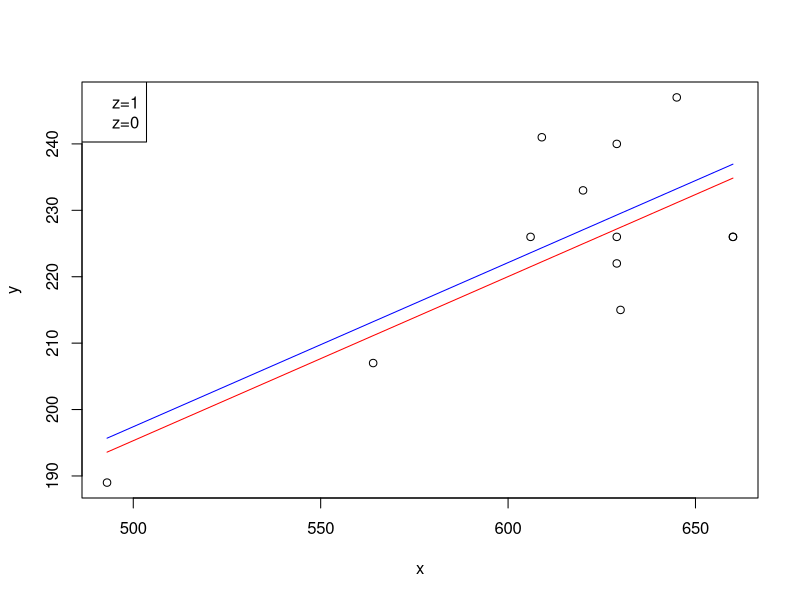
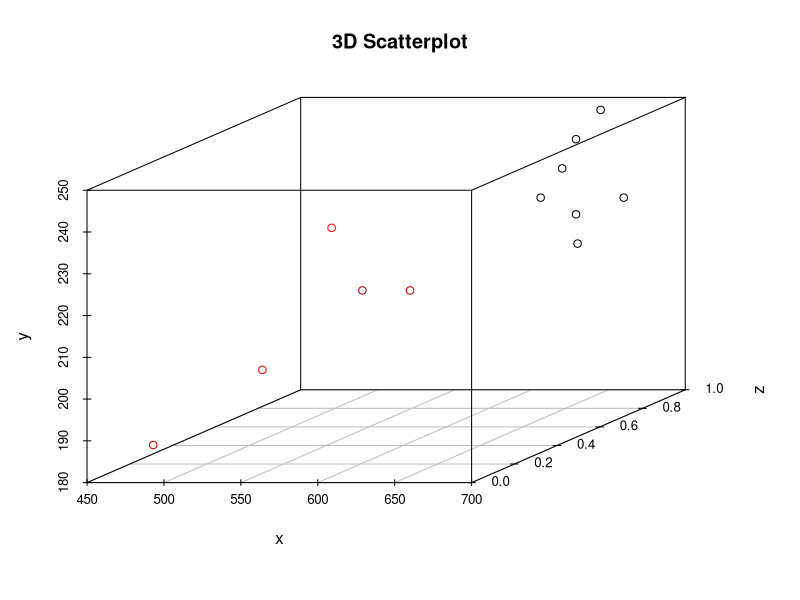

These charts were generated, in order, by the following R code:
# data
x<-c(609, 629, 620, 564, 645, 493, 606, 629, 660, 630, 660, 629)
y<-c(241, 222, 233, 207, 247, 189, 226, 240, 226, 215, 226, 226)
z<-c(0, 1, 1, 0, 1, 0, 1, 1, 1, 1, 0, 0)

regd<-lm(y~x+z)
summary(regd)
int0<-regd$coefficients[1]
int1<-regd$coefficients[1]+regd$coefficients[3]
int0
slop<-regd$coefficients[2]
slop
fit0<-cbind(x, int0+slop*x)
fit1<-cbind(x, int1+slop*x)
fit0
fit1

plot(x,y)
lines(fit0, col="red")
lines(fit1, col="blue")
legend("topleft", legend=c("z=1", "z=0"), col=c("blue", "red"))
require(scatterplot3d)
scatterplot3d(x,z,y, main="3D Scatterplot", highlight.3d=TRUE)
